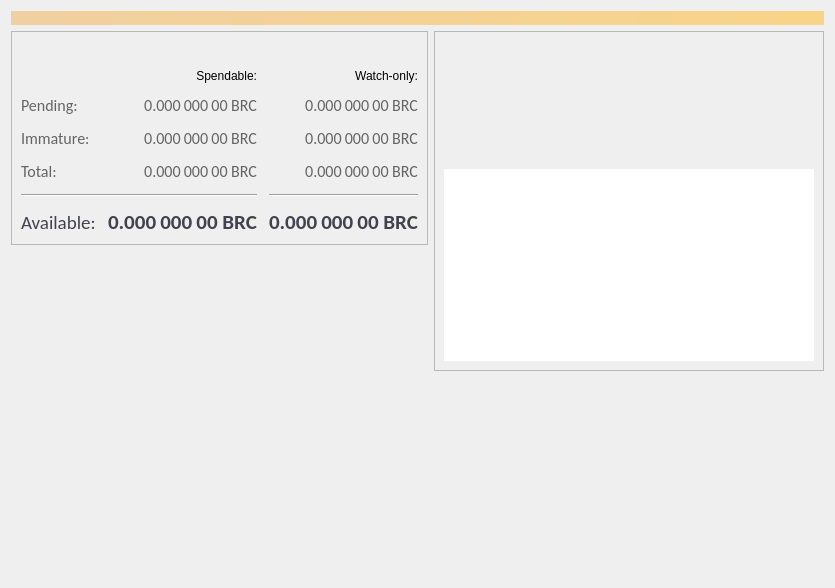
<?xml version="1.0" encoding="UTF-8"?>
<ui version="4.0">
 <class>OverviewPage</class>
 <widget class="QLabel" name="OverviewPage">
  <property name="enabled">
   <bool>true</bool>
  </property>
  <property name="geometry">
   <rect>
    <x>0</x>
    <y>0</y>
    <width>835</width>
    <height>588</height>
   </rect>
  </property>
  <property name="windowTitle">
   <string>Form</string>
  </property>
  <property name="autoFillBackground">
   <bool>false</bool>
  </property>
  <property name="styleSheet">
   <string notr="true"/>
  </property>
  <property name="pixmap">
   <pixmap resource="../bitcoin.qrc">:/icons/overview_background</pixmap>
  </property>
  <property name="scaledContents">
   <bool>true</bool>
  </property>
  <property name="wordWrap">
   <bool>true</bool>
  </property>
  <layout class="QVBoxLayout" name="topLayout">
   <item>
    <widget class="QLabel" name="labelAlerts">
     <property name="visible">
      <bool>false</bool>
     </property>
     <property name="styleSheet">
      <string notr="true">QLabel { background-color: qlineargradient(x1: 0, y1: 0, x2: 1, y2: 0, stop:0 #F0D0A0, stop:1 #F8D488); color:#000000; }</string>
     </property>
     <property name="wordWrap">
      <bool>true</bool>
     </property>
     <property name="margin">
      <number>3</number>
     </property>
     <property name="textInteractionFlags">
      <set>Qt::TextSelectableByMouse</set>
     </property>
    </widget>
   </item>
   <item>
    <layout class="QHBoxLayout" name="horizontalLayout" stretch="1,1">
     <item>
      <layout class="QVBoxLayout" name="verticalLayout_2">
       <item>
        <widget class="QFrame" name="frame">
         <property name="frameShape">
          <enum>QFrame::StyledPanel</enum>
         </property>
         <property name="frameShadow">
          <enum>QFrame::Raised</enum>
         </property>
         <layout class="QVBoxLayout" name="verticalLayout_4">
          <item>
           <layout class="QHBoxLayout" name="horizontalLayout_4">
            <item>
             <widget class="QPushButton" name="labelWalletStatus">
              <property name="enabled">
               <bool>true</bool>
              </property>
              <property name="maximumSize">
               <size>
                <width>30</width>
                <height>16777215</height>
               </size>
              </property>
              <property name="toolTip">
               <string>The displayed information may be out of date. Your wallet automatically synchronizes with the BitRubCoin network after a connection is established, but this process has not completed yet.</string>
              </property>
              <property name="text">
               <string/>
              </property>
              <property name="icon">
               <iconset resource="../bitcoin.qrc">
                <normaloff>:/icons/warning</normaloff>
                <disabledoff>:/icons/warning</disabledoff>:/icons/warning</iconset>
              </property>
              <property name="iconSize">
               <size>
                <width>24</width>
                <height>24</height>
               </size>
              </property>
              <property name="flat">
               <bool>true</bool>
              </property>
             </widget>
            </item>
            <item>
             <spacer name="horizontalSpacer_3">
              <property name="orientation">
               <enum>Qt::Horizontal</enum>
              </property>
              <property name="sizeHint" stdset="0">
               <size>
                <width>40</width>
                <height>20</height>
               </size>
              </property>
             </spacer>
            </item>
           </layout>
          </item>
          <item>
           <layout class="QGridLayout" name="gridLayout">
            <property name="spacing">
             <number>12</number>
            </property>
            <item row="5" column="0" colspan="2">
             <widget class="Line" name="line">
              <property name="orientation">
               <enum>Qt::Horizontal</enum>
              </property>
             </widget>
            </item>
            <item row="3" column="1">
             <widget class="QLabel" name="labelImmature">
              <property name="font">
               <font>
                <family>Calibri</family>
                <pointsize>12</pointsize>
                <weight>50</weight>
                <bold>false</bold>
               </font>
              </property>
              <property name="cursor">
               <cursorShape>IBeamCursor</cursorShape>
              </property>
              <property name="toolTip">
               <string>Mined balance that has not yet matured</string>
              </property>
              <property name="styleSheet">
               <string notr="true">color: rgb(100, 100, 100);</string>
              </property>
              <property name="text">
               <string notr="true">0.000 000 00 BRC</string>
              </property>
              <property name="alignment">
               <set>Qt::AlignRight|Qt::AlignTrailing|Qt::AlignVCenter</set>
              </property>
              <property name="textInteractionFlags">
               <set>Qt::LinksAccessibleByMouse|Qt::TextSelectableByKeyboard|Qt::TextSelectableByMouse</set>
              </property>
             </widget>
            </item>
            <item row="5" column="2">
             <widget class="Line" name="lineWatchBalance">
              <property name="sizePolicy">
               <sizepolicy hsizetype="Preferred" vsizetype="Fixed">
                <horstretch>0</horstretch>
                <verstretch>0</verstretch>
               </sizepolicy>
              </property>
              <property name="minimumSize">
               <size>
                <width>140</width>
                <height>0</height>
               </size>
              </property>
              <property name="orientation">
               <enum>Qt::Horizontal</enum>
              </property>
             </widget>
            </item>
            <item row="2" column="0">
             <widget class="QLabel" name="labelPendingText">
              <property name="font">
               <font>
                <family>Calibri</family>
                <pointsize>12</pointsize>
                <weight>50</weight>
                <bold>false</bold>
               </font>
              </property>
              <property name="styleSheet">
               <string notr="true">color: rgb(100, 100, 100);</string>
              </property>
              <property name="text">
               <string>Pending:</string>
              </property>
             </widget>
            </item>
            <item row="3" column="0">
             <widget class="QLabel" name="labelImmatureText">
              <property name="font">
               <font>
                <family>Calibri</family>
                <pointsize>12</pointsize>
                <weight>50</weight>
                <bold>false</bold>
               </font>
              </property>
              <property name="styleSheet">
               <string notr="true">color: rgb(100, 100, 100);</string>
              </property>
              <property name="text">
               <string>Immature:</string>
              </property>
             </widget>
            </item>
            <item row="0" column="2">
             <widget class="QLabel" name="labelWatchonly">
              <property name="text">
               <string>Watch-only:</string>
              </property>
              <property name="alignment">
               <set>Qt::AlignRight|Qt::AlignTrailing|Qt::AlignVCenter</set>
              </property>
             </widget>
            </item>
            <item row="2" column="1">
             <widget class="QLabel" name="labelUnconfirmed">
              <property name="font">
               <font>
                <family>Calibri</family>
                <pointsize>12</pointsize>
                <weight>50</weight>
                <bold>false</bold>
               </font>
              </property>
              <property name="cursor">
               <cursorShape>IBeamCursor</cursorShape>
              </property>
              <property name="toolTip">
               <string>Total of transactions that have yet to be confirmed, and do not yet count toward the spendable balance</string>
              </property>
              <property name="styleSheet">
               <string notr="true">color: rgb(100, 100, 100);</string>
              </property>
              <property name="text">
               <string notr="true">0.000 000 00 BRC</string>
              </property>
              <property name="alignment">
               <set>Qt::AlignRight|Qt::AlignTrailing|Qt::AlignVCenter</set>
              </property>
              <property name="textInteractionFlags">
               <set>Qt::LinksAccessibleByMouse|Qt::TextSelectableByKeyboard|Qt::TextSelectableByMouse</set>
              </property>
             </widget>
            </item>
            <item row="2" column="2">
             <widget class="QLabel" name="labelWatchPending">
              <property name="font">
               <font>
                <family>Calibri</family>
                <pointsize>12</pointsize>
                <weight>50</weight>
                <bold>false</bold>
               </font>
              </property>
              <property name="cursor">
               <cursorShape>IBeamCursor</cursorShape>
              </property>
              <property name="toolTip">
               <string>Unconfirmed transactions to watch-only addresses</string>
              </property>
              <property name="styleSheet">
               <string notr="true">color: rgb(100, 100, 100);</string>
              </property>
              <property name="text">
               <string notr="true">0.000 000 00 BRC</string>
              </property>
              <property name="alignment">
               <set>Qt::AlignRight|Qt::AlignTrailing|Qt::AlignVCenter</set>
              </property>
              <property name="textInteractionFlags">
               <set>Qt::LinksAccessibleByMouse|Qt::TextSelectableByKeyboard|Qt::TextSelectableByMouse</set>
              </property>
             </widget>
            </item>
            <item row="0" column="1">
             <widget class="QLabel" name="labelSpendable">
              <property name="text">
               <string>Spendable:</string>
              </property>
              <property name="alignment">
               <set>Qt::AlignRight|Qt::AlignTrailing|Qt::AlignVCenter</set>
              </property>
             </widget>
            </item>
            <item row="4" column="0">
             <widget class="QLabel" name="labelTotalText">
              <property name="font">
               <font>
                <family>Calibri</family>
                <pointsize>12</pointsize>
               </font>
              </property>
              <property name="styleSheet">
               <string notr="true">color: rgb(100, 100, 100);</string>
              </property>
              <property name="text">
               <string>Total:</string>
              </property>
             </widget>
            </item>
            <item row="2" column="3">
             <spacer name="horizontalSpacer_2">
              <property name="orientation">
               <enum>Qt::Horizontal</enum>
              </property>
              <property name="sizeHint" stdset="0">
               <size>
                <width>40</width>
                <height>20</height>
               </size>
              </property>
             </spacer>
            </item>
            <item row="4" column="1">
             <widget class="QLabel" name="labelTotal">
              <property name="font">
               <font>
                <family>Calibri</family>
                <pointsize>12</pointsize>
                <weight>50</weight>
                <bold>false</bold>
               </font>
              </property>
              <property name="cursor">
               <cursorShape>IBeamCursor</cursorShape>
              </property>
              <property name="toolTip">
               <string>Your current total balance</string>
              </property>
              <property name="styleSheet">
               <string notr="true">color: rgb(100, 100, 100);</string>
              </property>
              <property name="text">
               <string notr="true">0.000 000 00 BRC</string>
              </property>
              <property name="alignment">
               <set>Qt::AlignRight|Qt::AlignTrailing|Qt::AlignVCenter</set>
              </property>
              <property name="textInteractionFlags">
               <set>Qt::LinksAccessibleByMouse|Qt::TextSelectableByKeyboard|Qt::TextSelectableByMouse</set>
              </property>
             </widget>
            </item>
            <item row="3" column="2">
             <widget class="QLabel" name="labelWatchImmature">
              <property name="font">
               <font>
                <family>Calibri</family>
                <pointsize>12</pointsize>
                <weight>50</weight>
                <bold>false</bold>
               </font>
              </property>
              <property name="cursor">
               <cursorShape>IBeamCursor</cursorShape>
              </property>
              <property name="toolTip">
               <string>Mined balance in watch-only addresses that has not yet matured</string>
              </property>
              <property name="styleSheet">
               <string notr="true">color: rgb(100, 100, 100);</string>
              </property>
              <property name="text">
               <string notr="true">0.000 000 00 BRC</string>
              </property>
              <property name="alignment">
               <set>Qt::AlignRight|Qt::AlignTrailing|Qt::AlignVCenter</set>
              </property>
              <property name="textInteractionFlags">
               <set>Qt::LinksAccessibleByMouse|Qt::TextSelectableByKeyboard|Qt::TextSelectableByMouse</set>
              </property>
             </widget>
            </item>
            <item row="6" column="0">
             <widget class="QLabel" name="labelBalanceText">
              <property name="font">
               <font>
                <family>Calibri</family>
                <pointsize>14</pointsize>
               </font>
              </property>
              <property name="styleSheet">
               <string notr="true">color: rgb(66, 66, 78);</string>
              </property>
              <property name="text">
               <string>Available:</string>
              </property>
             </widget>
            </item>
            <item row="6" column="1">
             <widget class="QLabel" name="labelBalance">
              <property name="font">
               <font>
                <family>Calibri</family>
                <pointsize>16</pointsize>
                <weight>75</weight>
                <bold>true</bold>
               </font>
              </property>
              <property name="cursor">
               <cursorShape>IBeamCursor</cursorShape>
              </property>
              <property name="toolTip">
               <string>Your current spendable balance</string>
              </property>
              <property name="styleSheet">
               <string notr="true">color: rgb(66, 66, 78);</string>
              </property>
              <property name="text">
               <string notr="true">0.000 000 00 BRC</string>
              </property>
              <property name="alignment">
               <set>Qt::AlignRight|Qt::AlignTrailing|Qt::AlignVCenter</set>
              </property>
              <property name="textInteractionFlags">
               <set>Qt::LinksAccessibleByMouse|Qt::TextSelectableByKeyboard|Qt::TextSelectableByMouse</set>
              </property>
             </widget>
            </item>
            <item row="4" column="2">
             <widget class="QLabel" name="labelWatchTotal">
              <property name="font">
               <font>
                <family>Calibri</family>
                <pointsize>12</pointsize>
                <weight>50</weight>
                <bold>false</bold>
               </font>
              </property>
              <property name="cursor">
               <cursorShape>IBeamCursor</cursorShape>
              </property>
              <property name="toolTip">
               <string>Current total balance in watch-only addresses</string>
              </property>
              <property name="styleSheet">
               <string notr="true">color: rgb(100, 100, 100);</string>
              </property>
              <property name="text">
               <string notr="true">0.000 000 00 BRC</string>
              </property>
              <property name="alignment">
               <set>Qt::AlignRight|Qt::AlignTrailing|Qt::AlignVCenter</set>
              </property>
              <property name="textInteractionFlags">
               <set>Qt::LinksAccessibleByMouse|Qt::TextSelectableByKeyboard|Qt::TextSelectableByMouse</set>
              </property>
             </widget>
            </item>
            <item row="6" column="2">
             <widget class="QLabel" name="labelWatchAvailable">
              <property name="font">
               <font>
                <family>Calibri</family>
                <pointsize>16</pointsize>
                <weight>75</weight>
                <bold>true</bold>
               </font>
              </property>
              <property name="cursor">
               <cursorShape>IBeamCursor</cursorShape>
              </property>
              <property name="toolTip">
               <string>Your current balance in watch-only addresses</string>
              </property>
              <property name="styleSheet">
               <string notr="true">color: rgb(66, 66, 78);</string>
              </property>
              <property name="text">
               <string notr="true">0.000 000 00 BRC</string>
              </property>
              <property name="alignment">
               <set>Qt::AlignRight|Qt::AlignTrailing|Qt::AlignVCenter</set>
              </property>
              <property name="textInteractionFlags">
               <set>Qt::LinksAccessibleByMouse|Qt::TextSelectableByKeyboard|Qt::TextSelectableByMouse</set>
              </property>
             </widget>
            </item>
           </layout>
          </item>
         </layout>
        </widget>
       </item>
       <item>
        <spacer name="verticalSpacer">
         <property name="orientation">
          <enum>Qt::Vertical</enum>
         </property>
         <property name="sizeHint" stdset="0">
          <size>
           <width>20</width>
           <height>40</height>
          </size>
         </property>
        </spacer>
       </item>
      </layout>
     </item>
     <item>
      <layout class="QVBoxLayout" name="verticalLayout_3">
       <item>
        <widget class="QFrame" name="frame_2">
         <property name="frameShape">
          <enum>QFrame::StyledPanel</enum>
         </property>
         <property name="frameShadow">
          <enum>QFrame::Raised</enum>
         </property>
         <layout class="QVBoxLayout" name="verticalLayout">
          <item>
           <layout class="QHBoxLayout" name="horizontalLayout_2">
            <item>
             <widget class="QPushButton" name="labelTransactionsStatus">
              <property name="enabled">
               <bool>true</bool>
              </property>
              <property name="maximumSize">
               <size>
                <width>30</width>
                <height>16777215</height>
               </size>
              </property>
              <property name="toolTip">
               <string>The displayed information may be out of date. Your wallet automatically synchronizes with the BitRubCoin network after a connection is established, but this process has not completed yet.</string>
              </property>
              <property name="text">
               <string/>
              </property>
              <property name="icon">
               <iconset resource="../bitcoin.qrc">
                <normaloff>:/icons/warning</normaloff>
                <disabledoff>:/icons/warning</disabledoff>:/icons/warning</iconset>
              </property>
              <property name="iconSize">
               <size>
                <width>24</width>
                <height>24</height>
               </size>
              </property>
              <property name="flat">
               <bool>true</bool>
              </property>
             </widget>
            </item>
            <item>
             <spacer name="horizontalSpacer">
              <property name="orientation">
               <enum>Qt::Horizontal</enum>
              </property>
              <property name="sizeHint" stdset="0">
               <size>
                <width>40</width>
                <height>20</height>
               </size>
              </property>
             </spacer>
            </item>
           </layout>
          </item>
          <item>
           <spacer name="horizontalSpacer_4">
            <property name="orientation">
             <enum>Qt::Horizontal</enum>
            </property>
            <property name="sizeHint" stdset="0">
             <size>
              <width>40</width>
              <height>20</height>
             </size>
            </property>
           </spacer>
          </item>
          <item>
           <spacer name="horizontalSpacer_5">
            <property name="orientation">
             <enum>Qt::Horizontal</enum>
            </property>
            <property name="sizeHint" stdset="0">
             <size>
              <width>40</width>
              <height>20</height>
             </size>
            </property>
           </spacer>
          </item>
          <item>
           <spacer name="horizontalSpacer_6">
            <property name="orientation">
             <enum>Qt::Horizontal</enum>
            </property>
            <property name="sizeHint" stdset="0">
             <size>
              <width>40</width>
              <height>20</height>
             </size>
            </property>
           </spacer>
          </item>
          <item>
           <spacer name="horizontalSpacer_7">
            <property name="orientation">
             <enum>Qt::Horizontal</enum>
            </property>
            <property name="sizeHint" stdset="0">
             <size>
              <width>40</width>
              <height>20</height>
             </size>
            </property>
           </spacer>
          </item>
          <item>
           <spacer name="horizontalSpacer_8">
            <property name="orientation">
             <enum>Qt::Horizontal</enum>
            </property>
            <property name="sizeHint" stdset="0">
             <size>
              <width>40</width>
              <height>20</height>
             </size>
            </property>
           </spacer>
          </item>
          <item>
           <widget class="QListView" name="listTransactions">
            <property name="font">
             <font>
              <family>Calibri Light</family>
              <pointsize>10</pointsize>
             </font>
            </property>
            <property name="styleSheet">
             <string notr="true">QListView { background: transparent; }
color: rgb(100, 100, 100);</string>
            </property>
            <property name="frameShape">
             <enum>QFrame::NoFrame</enum>
            </property>
            <property name="verticalScrollBarPolicy">
             <enum>Qt::ScrollBarAlwaysOff</enum>
            </property>
            <property name="horizontalScrollBarPolicy">
             <enum>Qt::ScrollBarAlwaysOff</enum>
            </property>
            <property name="selectionMode">
             <enum>QAbstractItemView::NoSelection</enum>
            </property>
           </widget>
          </item>
         </layout>
        </widget>
       </item>
       <item>
        <spacer name="verticalSpacer_2">
         <property name="orientation">
          <enum>Qt::Vertical</enum>
         </property>
         <property name="sizeHint" stdset="0">
          <size>
           <width>20</width>
           <height>40</height>
          </size>
         </property>
        </spacer>
       </item>
      </layout>
     </item>
    </layout>
   </item>
  </layout>
 </widget>
 <resources>
  <include location="../bitcoin.qrc"/>
 </resources>
 <connections/>
</ui>
